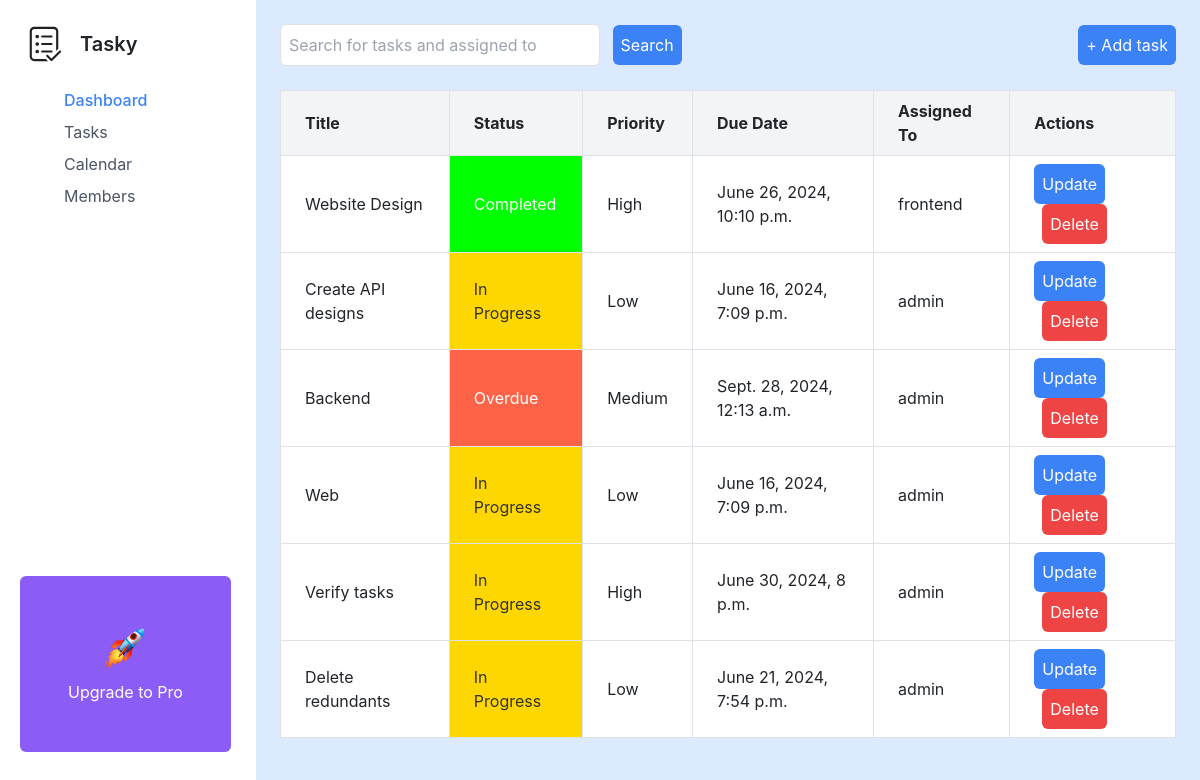
/welcome/tasks, run on an earlier commit of the app's database.
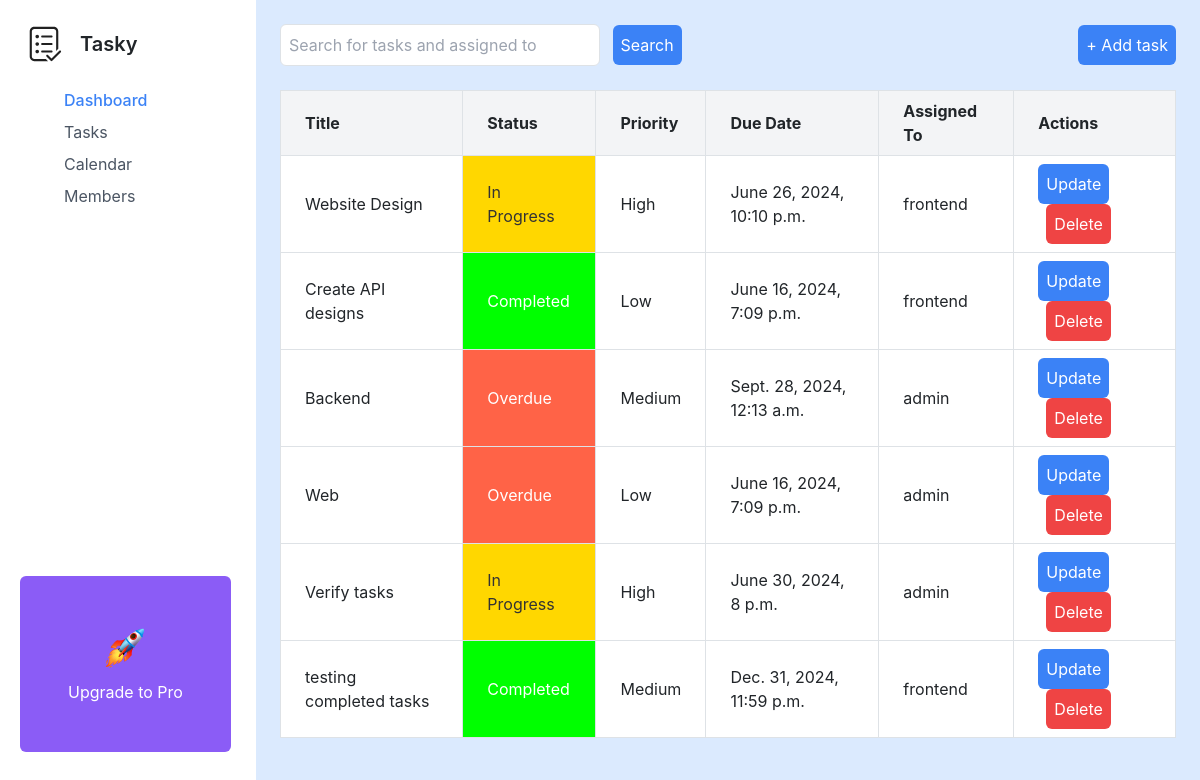
And on a later commit of the database.
### dashboard/models.py (models this page shows, shortened)
class Task(models.Model):
    STATUS_CHOICES = [
        ('In Progress', 'In Progress'),
        ('Completed', 'Completed'),
        ('Overdue', 'Overdue'),
    ]
    PRIORITY_CHOICES = [
        ('Low', 'Low'),
        ('Medium', 'Medium'),
        ('High', 'High'),
    ]
    title = models.CharField(max_length=255)
    description = models.TextField()
    status = models.CharField(max_length=20, choices=STATUS_CHOICES)
    priority = models.CharField(max_length=20, choices=PRIORITY_CHOICES)
    due_date = models.DateTimeField()
    category = models.CharField(max_length=100)
    assigned_to = models.ForeignKey(User, on_delete=models.CASCADE)

### templates/tasks/views.py (the view)
# urls.py: path('tasks', task_list, name='tasks'),
def task_list(request):
    tasks = Task.objects.all()
    users = User.objects.all()
    query = request.GET.get('q')
    if query:
        tasks = tasks.filter(
            Q(title__icontains=query) |
            Q(assigned_to__username=query)
        )
    context = {
        'tasks': tasks,
        'users': users,
    }
    return render(request, 'tasks/index.html', context)

### templates/tasks/index.html (shortened to what this page needs)
<!DOCTYPE html>
<html lang="en">
<head>
    <link href="https://cdn.jsdelivr.net/npm/tailwindcss@2.2.19/dist/tailwind.min.css" rel="stylesheet">
    <link href="https://stackpath.bootstrapcdn.com/bootstrap/4.5.2/css/bootstrap.min.css" rel="stylesheet">
</head>
<body class="bg-blue-100">
    <div class="flex flex-col md:flex-row min-h-screen">
        {% include 'includes/sidebar.html' %}
        <main class="flex-1 p-6">
            <header class="flex items-center justify-between mb-6">
                <div class="flex items-center">
                    <form action="{% url 'tasks' %}" method="GET">
                        <input type="text" name="q" id="q" placeholder="Search for tasks and assigned to" class="w-80 p-2 border rounded-md" value="{{ request.GET.q }}">
                        <button type="submit" class="ml-2 p-2 bg-blue-500 text-white rounded-md">Search</button>
                    </form>
                </div>
                <div class="flex items-center">
                    <button id="addTaskBtn" class="ml-6 p-2 bg-blue-500 text-white rounded-md">+ Add task</button>
                </div>
            </header>
            <table class="table-auto bg-white w-full border-collapse border border-gray-300">
                <thead>
                    <tr class="bg-gray-100">
                        <th class="border border-gray-300 px-4 py-2">Title</th>
                        <th class="border border-gray-300 px-4 py-2">Status</th>
                        <th class="border border-gray-300 px-4 py-2">Priority</th>
                        <th class="border border-gray-300 px-4 py-2">Due Date</th>
                        <th class="border border-gray-300 px-4 py-2">Assigned To</th>
                        <th class="border border-gray-300 px-4 py-2">Actions</th>
                    </tr>
                </thead>
                <tbody>
                    {% for task in tasks %}
                    <tr class="task-row">
                        <td class="task-title border border-gray-300 px-4 py-2">{{ task.title }}</td>
                        <td class="border border-gray-300 px-4 py-2 {% if task.status == 'In Progress' %} status-in-progress
                            {% elif task.status == 'Completed' %} status-completed
                            {% elif task.status == 'Overdue' %} status-overdue
                            {% endif %}">
                            {{ task.status }}
                        </td>
                        <td class="border border-gray-300 px-4 py-2">{{ task.priority }}</td>
                        <td class="border border-gray-300 px-4 py-2">{{ task.due_date }}</td>
                        <td class="assigned-to border border-gray-300 px-4 py-2">{{ task.assigned_to }}</td>
                        <td class="border border-gray-300 px-4 py-2">
                            <button class="p-2 bg-blue-500 text-white rounded-md" data-toggle="modal" data-target="#updateTaskModal{{ task.id }}">Update</button>
                            <button class="p-2 bg-red-500 text-white rounded-md ml-2" data-toggle="modal" data-target="#deleteTaskModal{{ task.id }}">Delete</button>
                        </td>
                    </tr>
                    {% endfor %}
                </tbody>
            </table>
        </main>
    </div>
</body>
</html>

What changed in the data, as far as the page shows it:
removed Task: title "Delete redundants", status "In Progress", priority "Low", due_date "June 21, 2024, 7:54 p.m.", assigned_to "admin"
changed Task "Website Design": status "Completed" → "In Progress"
changed Task "Create API designs": status "In Progress" → "Completed"; assigned_to "admin" → "frontend"
changed Task "Web": status "In Progress" → "Overdue"
added Task: title "testing completed tasks", status "Completed", priority "Medium", due_date "Dec. 31, 2024, 11:59 p.m.", assigned_to "frontend"
